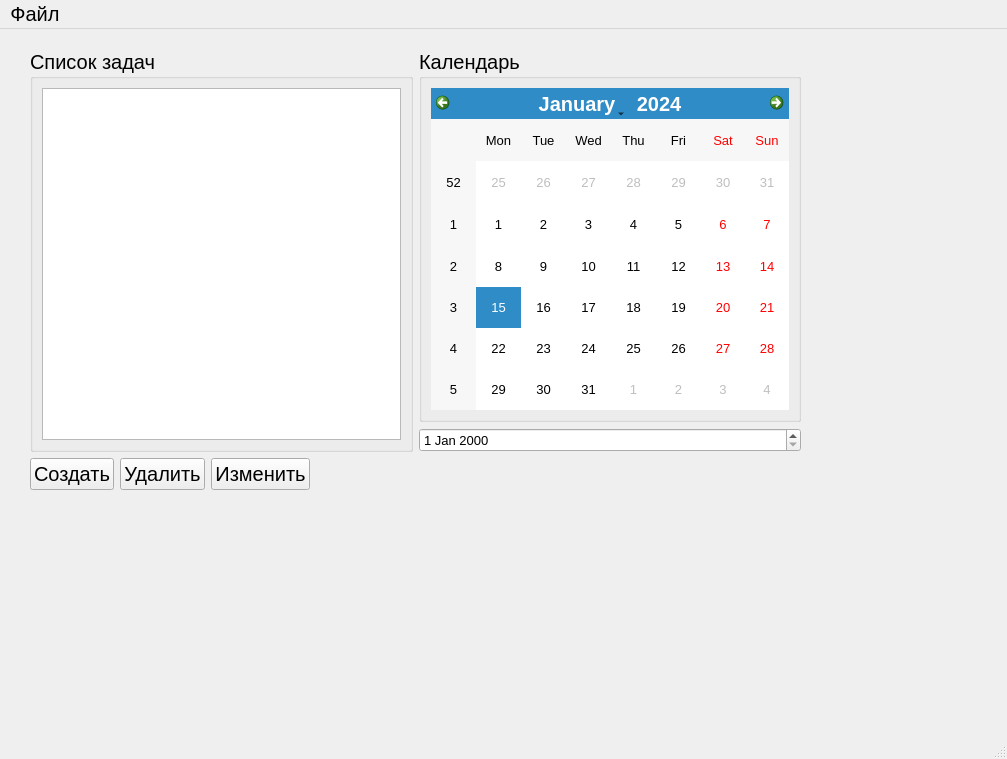
<?xml version="1.0" encoding="UTF-8"?>
<ui version="4.0">
 <class>MainWindow</class>
 <widget class="QMainWindow" name="MainWindow">
  <property name="geometry">
   <rect>
    <x>0</x>
    <y>0</y>
    <width>1007</width>
    <height>759</height>
   </rect>
  </property>
  <property name="font">
   <font>
    <pointsize>15</pointsize>
   </font>
  </property>
  <property name="windowTitle">
   <string>MainWindow</string>
  </property>
  <widget class="QWidget" name="centralwidget">
   <widget class="QWidget" name="verticalLayoutWidget_2">
    <property name="geometry">
     <rect>
      <x>30</x>
      <y>20</y>
      <width>771</width>
      <height>441</height>
     </rect>
    </property>
    <layout class="QVBoxLayout" name="verticalLayout_2">
     <item>
      <layout class="QHBoxLayout" name="horizontalLayout_2">
       <item>
        <widget class="QGroupBox" name="groupBox">
         <property name="title">
          <string>Список задач</string>
         </property>
         <layout class="QVBoxLayout" name="verticalLayout_3">
          <item>
           <widget class="QListView" name="listView">
            <property name="font">
             <font>
              <pointsize>10</pointsize>
             </font>
            </property>
           </widget>
          </item>
         </layout>
        </widget>
       </item>
       <item>
        <layout class="QVBoxLayout" name="verticalLayout">
         <item>
          <widget class="QGroupBox" name="groupBox_2">
           <property name="title">
            <string>Календарь</string>
           </property>
           <layout class="QVBoxLayout" name="verticalLayout_4">
            <item>
             <widget class="QCalendarWidget" name="calendarWidget">
              <property name="font">
               <font>
                <pointsize>10</pointsize>
               </font>
              </property>
             </widget>
            </item>
           </layout>
          </widget>
         </item>
         <item>
          <widget class="QDateEdit" name="dateEdit">
           <property name="font">
            <font>
             <pointsize>10</pointsize>
            </font>
           </property>
          </widget>
         </item>
        </layout>
       </item>
      </layout>
     </item>
     <item>
      <layout class="QHBoxLayout" name="horizontalLayout">
       <item>
        <widget class="QPushButton" name="pushButton">
         <property name="font">
          <font>
           <pointsize>15</pointsize>
          </font>
         </property>
         <property name="text">
          <string>Создать</string>
         </property>
        </widget>
       </item>
       <item>
        <widget class="QPushButton" name="pushButton_3">
         <property name="text">
          <string>Удалить</string>
         </property>
        </widget>
       </item>
       <item>
        <widget class="QPushButton" name="pushButton_2">
         <property name="text">
          <string>Изменить</string>
         </property>
        </widget>
       </item>
       <item>
        <spacer name="horizontalSpacer">
         <property name="orientation">
          <enum>Qt::Horizontal</enum>
         </property>
         <property name="sizeHint" stdset="0">
          <size>
           <width>40</width>
           <height>20</height>
          </size>
         </property>
        </spacer>
       </item>
      </layout>
     </item>
    </layout>
   </widget>
  </widget>
  <widget class="QMenuBar" name="menubar">
   <property name="geometry">
    <rect>
     <x>0</x>
     <y>0</y>
     <width>1007</width>
     <height>34</height>
    </rect>
   </property>
   <widget class="QMenu" name="menu">
    <property name="title">
     <string>Файл</string>
    </property>
    <addaction name="action"/>
    <addaction name="action_2"/>
    <addaction name="action_3"/>
    <addaction name="separator"/>
    <addaction name="action_5"/>
   </widget>
   <addaction name="menu"/>
  </widget>
  <widget class="QStatusBar" name="statusbar"/>
  <action name="action">
   <property name="text">
    <string>Создать</string>
   </property>
  </action>
  <action name="action_2">
   <property name="text">
    <string>Удалить</string>
   </property>
  </action>
  <action name="action_3">
   <property name="text">
    <string>Изменить</string>
   </property>
  </action>
  <action name="action_5">
   <property name="text">
    <string>Выход</string>
   </property>
  </action>
 </widget>
 <resources/>
 <connections/>
</ui>
